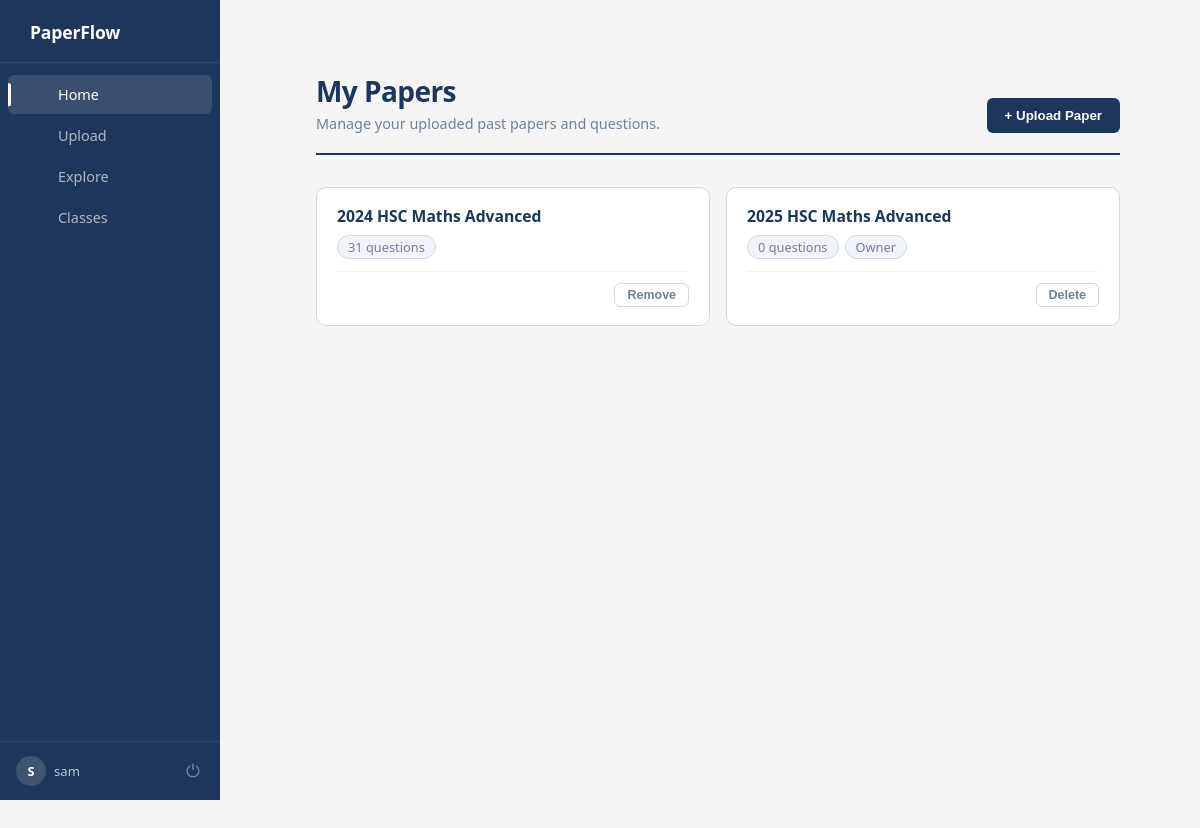
The app's page / (signed in) with its own data.
### models.py (models this page shows)
class User(db.Model, UserMixin):
    __tablename__ = 'user'
    id = db.Column(db.Integer, primary_key=True)
    username = db.Column(db.String(150), unique=True, nullable=False)
    password_hash = db.Column(db.String(200), nullable=False)
    papers = db.relationship('UserPaper', backref='user', lazy=True)
    classes = db.relationship('Class', backref='user', lazy=True, cascade="all, delete-orphan")

class PastPaper(db.Model):
    id = db.Column(db.Integer, primary_key=True)
    filename = db.Column(db.String(200), nullable=False)
    questions = db.relationship(
        'Question',
        backref='paper',
        lazy=True,
        cascade="all, delete-orphan"
    )
    uploaded_at = db.Column(db.DateTime, default=db.func.now())
    owner_id = db.Column(db.Integer, db.ForeignKey('user.id'), nullable=False)

### app.py (the view)
@app.route('/')
@login_required
def index():
    links = UserPaper.query.filter_by(user_id=current_user.id).all()
    papers = [p for link in links if (p := PastPaper.query.get(link.paper_id)) is not None]
    return render_template('index.html', papers=papers)

### app.py (called while the page is built)
@login_manager.user_loader
def load_user(user_id):
    user = User.query.filter_by(id=int(user_id)).first()
    return user

@app.context_processor
def inject_user():
    return dict(user=current_user)

def format_filename(filename):
    name = str(filename).split('_', 1)[-1]
    name = os.path.splitext(name)[0]
    name = re.sub(r'[-_]+', ' ', name)
    words = name.split()
    formatted = []
    for w in words:
        if w.upper() in ["HSC", "IB", "PDF"]:
            formatted.append(w.upper())
        else:
            formatted.append(w.capitalize())
    return " ".join(formatted)

@app.context_processor
def utility_processor():
    return dict(format_filename=format_filename)

### templates/index.html (shortened to what this page needs)
{% extends "base.html" %}
{% block content %}
{% from "macros.html" import flash_messages %}
<div class="index-layout">
    <div class="index-topbar">
        <div class="index-topbar-left">
            <h1>My Papers</h1>
            <p>Manage your uploaded past papers and questions.</p>
        </div>
        <a href="{{ url_for('upload') }}"><button>+ Upload Paper</button></a>
    </div>
    <div class="papers-grid">
        {% if papers %}
            {% for paper in papers %}
            <div class="paper-card-wrapper">
                <div class="paper-card">
                    <a href="{{ url_for('view_paper', paper_id=paper.id) }}" class="paper-card-link">
                        <div class="paper-card-body">
                            <h3>{{ format_filename(paper.filename) }}</h3>
                            <div class="paper-meta">
                                <span class="meta-pill">{{ paper.questions|length }} question{{ 's' if paper.questions|length != 1 }}</span>
                                {% if paper.owner_id == current_user.id %}
                                    <span class="meta-pill">Owner</span>
                                {% endif %}
                            </div>
                        </div>
                    </a>
                    <div class="paper-card-footer">
                        {% if paper.owner_id == current_user.id %}
                            <form action="{{ url_for('delete_paper', paper_id=paper.id) }}" method="POST"
                                  onsubmit="return confirm('Delete this paper permanently?');">
                                <button type="submit" class="btn-card-delete">Delete</button>
                            </form>
                        {% else %}
                            <form action="{{ url_for('remove_paper', paper_id=paper.id) }}" method="POST"
                                  onsubmit="return confirm('Remove this paper from your files?');">
                                <button type="submit" class="btn-card-delete">Remove</button>
                            </form>
                        {% endif %}
                    </div>
                </div>
            </div>
            {% endfor %}
        {% else %}
            <div class="empty-state">
                <p>No past papers yet.</p>
                <a href="{{ url_for('upload') }}"><button>Upload your first paper</button></a>
            </div>
        {% endif %}
    </div>
</div>
{% endblock %}

### templates/base.html (shortened to what this page needs)
<!DOCTYPE html>
<html lang="en">
<head>
    <link rel="stylesheet" href="{{ url_for('static', filename='css/style.css') }}">
</head>
<body>
    <nav class="sidebar">
        <div class="brand">
            <span class="brand-name">PaperFlow</span>
        </div>
        <div class="nav-links">
            {% if current_user.is_authenticated %}
                <a href="{{ url_for('index') }}" class="nav-link {% if request.endpoint == 'index' %}active{% endif %}">
                     Home
                </a>
                <a href="{{ url_for('upload') }}" class="nav-link {% if request.endpoint == 'upload' %}active{% endif %}">
                     Upload
                </a>
                <a href="{{ url_for('explore') }}" class="nav-link {% if request.endpoint == 'explore' %}active{% endif %}">
                     Explore
                </a>
                <a href="{{ url_for('view_classes') }}" class="nav-link {% if request.endpoint == 'view_classes' %}active{% endif %}">
                     Classes
                </a>
            {% endif %}
        </div>
        {% if current_user.is_authenticated %}
        <div class="sidebar-footer">
            <div class="user-info">
                <div class="user-avatar">{{ current_user.username[0].upper() }}</div>
                <span class="user-name">{{ current_user.username }}</span>
            </div>
            <a href="{{ url_for('logout') }}" class="logout-btn" title="Logout">⏻</a>
        </div>
        {% endif %}
    </nav>
    <div class="page-content">
        <div class="main-content">
            {% block content %}{% endblock %}
        </div>
    </div>
</body>
</html>

### static/css/style.css (style rules this page uses)
html, body { height: 100%; margin: 0; font-family: 'Segoe UI', Tahoma, Geneva, Verdana, sans-serif; background-color: #f5f5f5; color: #1c375b; }
a { text-decoration: none; color: inherit; }
.sidebar { position: fixed; top: 0; left: 0; width: 220px; height: 100vh; display: flex; flex-direction: column; background-color: #1c375b; z-index: 200; }
.brand { display: flex; align-items: center; gap: 10px; padding: 20px 20px 18px; border-bottom: 1px solid rgba(255,255,255,0.08); }
.brand-name { font-size: 1.1rem; font-weight: 700; color: #fff; letter-spacing: -0.01em; }
.nav-links { flex: 1; display: flex; flex-direction: column; padding: 12px 0; gap: 2px; }
.nav-link { display: flex; align-items: center; gap: 10px; padding: 10px 12px 10px 20px; margin: 0 8px; text-decoration: none; color: rgba(255,255,255,0.65); font-size: 0.9rem; font-weight: 500; border-radius: 6px; transition: background 0.15s, color 0.15s; position: relative; }
.nav-link.active { background: rgba(255,255,255,0.12); color: #fff; }
.nav-link.active::before { content: ""; position: absolute; left: 0; top: 50%; transform: translateY(-50%); width: 3px; height: 60%; background: #fff; border-radius: 0 2px 2px 0; }
.sidebar-footer { display: flex; align-items: center; justify-content: space-between; padding: 14px 16px; border-top: 1px solid rgba(255,255,255,0.08); gap: 8px; }
.user-info { display: flex; align-items: center; gap: 8px; min-width: 0; }
.user-avatar { width: 30px; height: 30px; border-radius: 50%; background: rgba(255,255,255,0.15); color: #fff; font-size: 0.8rem; font-weight: 700; display: flex; align-items: center; justify-content: center; flex-shrink: 0; }
.user-name { font-size: 0.82rem; color: rgba(255,255,255,0.7); white-space: nowrap; overflow: hidden; text-overflow: ellipsis; }
.logout-btn { background: none; border: none; color: rgba(255,255,255,0.4); font-size: 1.1rem; cursor: pointer; padding: 4px; border-radius: 4px; transition: color 0.15s, background 0.15s; text-decoration: none; line-height: 1; flex-shrink: 0; }
.main-content { margin-left: 236px; min-height: 100vh; padding: 0; }
.page-content { padding: 36px 40px; }
button, .btn-primary { background-color: #1c375b; color: white; border: none; padding: 10px 18px; border-radius: 6px; cursor: pointer; font-weight: 600; transition: all 0.2s; text-decoration: none; display: inline-block; text-align: center; }
.btn-card-delete { background: none; border: 1px solid #d0d9e3; color: #6f8197; font-size: 0.78rem; font-weight: 600; padding: 4px 12px; border-radius: 6px; cursor: pointer; transition: background 0.15s, color 0.15s, border-color 0.15s; }
.papers-grid { display: grid; grid-template-columns: repeat(auto-fill, minmax(280px, 1fr)); gap: 16px; }
.paper-card-wrapper { position: relative; margin-bottom: 15px; }
.paper-card { background: #fff; border: 1px solid #d0d9e3; border-radius: 10px; padding: 18px 20px; display: flex; flex-direction: column; gap: 12px; height: 100%; box-sizing: border-box; position: relative; overflow: hidden; transition: transform 0.15s, box-shadow 0.15s, border-color 0.15s; }
.paper-card::before { content: ""; position: absolute; top: 0; left: 0; width: 4px; height: 100%; background: #1c375b; border-radius: 10px 0 0 10px; opacity: 0; transition: opacity 0.15s; }
.paper-card-link { text-decoration: none; display: flex; flex-direction: column; flex: 1; }
.paper-card-body { flex: 1; }
.paper-card-body h3, .paper-card h3 { margin: 0 0 8px; font-size: 0.98rem; font-weight: 600; color: #1c375b; line-height: 1.35; }
.paper-meta { display: flex; align-items: center; gap: 6px; font-size: 0.8rem; color: #6f8197; }
.meta-pill { background: #f0f3f7; border: 1px solid #d0d9e3; border-radius: 20px; padding: 2px 10px; font-weight: 500; }
.paper-card-footer { display: flex; justify-content: flex-end; padding-top: 10px; border-top: 1px solid #f0f3f7; }
:root { --vp-navy: #1c375b; --vp-slate: #6f8197; --vp-cloud: #f0f3f7; --vp-border: #dde3eb; --vp-white: #ffffff; --vp-red: #cd4236; --vp-green: #198754; --vp-accent: #2a6496; }
.index-layout { padding: 36px 40px; max-width: 960px; margin: 0 auto; }
.index-topbar { display: flex; justify-content: space-between; align-items: flex-end; margin-bottom: 32px; padding-bottom: 20px; border-bottom: 2px solid #1c375b; }
.index-topbar-left h1 { margin: 0 0 4px; font-size: 1.75rem; font-weight: 700; color: #1c375b; letter-spacing: -0.02em; }
.index-topbar-left p { margin: 0; color: #6f8197; font-size: 0.9rem; }

### records on screen
User: username "S", username "sam"
PastPaper: filename "2024 HSC Maths Advanced", questions|length "31", questions "s"
PastPaper: filename "2025 HSC Maths Advanced", questions|length "0", questions "s", shows "Owner"
